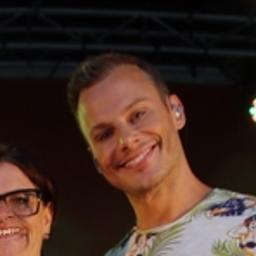
#> input picture dataset/real/real_1013.jpg, 256 x 256 px
$ python train.py
#> lines starting #> are read from the running program, lines starting #| are printed output that depends on the picture
### utils/forensic.py
import cv2
import numpy as np
from PIL import Image
from io import BytesIO

# -------------------------
# ELA MAP
# -------------------------
def ela_map(path, quality=90):
#> called with path = 'dataset/real/real_1013.jpg', quality = 90
    original = Image.open(path).convert("RGB")
#> original is the input picture: PIL image 256x256 RGB; mean R, G, B 66.8, 45.4, 36.9
    buffer = BytesIO()
    original.save(buffer, "JPEG", quality=quality)
    buffer.seek(0)
    recompressed = Image.open(buffer)

    diff = np.abs(np.array(original) - np.array(recompressed))
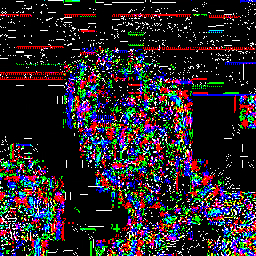
#> diff: shape (256, 256, 3); mean R, G, B 41.9, 36, 40.5
    diff = np.mean(diff, axis=2)
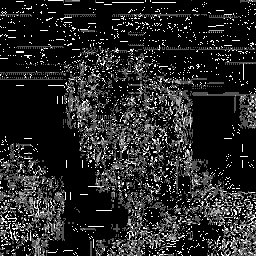
#> diff: shape (256, 256) float64; min 0, max 255, mean 39.5

    return cv2.resize(diff, (224, 224)).astype(np.uint8)
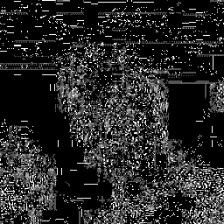
#> returned value: shape (224, 224); min 0, max 255, mean 39.3

# -------------------------
# NOISE MAP
# -------------------------
def noise_map(path):
#> called with path = 'dataset/real/real_1013.jpg'
    img = cv2.imread(path)
    gray = cv2.cvtColor(img, cv2.COLOR_BGR2GRAY)
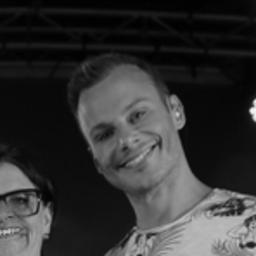
#> gray: shape (256, 256); min 0, max 246, mean 50.9
    blur = cv2.GaussianBlur(gray, (5, 5), 0)
    noise = cv2.absdiff(gray, blur)
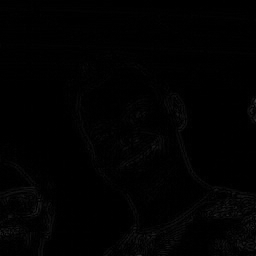
#> noise: shape (256, 256); min 0, max 52, mean 1.6

    return cv2.resize(noise, (224, 224))

# -------------------------
# CNN INPUT TENSOR
# -------------------------
def build_tensor(path):
    ela = ela_map(path)
    noise = noise_map(path)

    # normalize per-channel (IMPORTANT for stability)
    ela = ela / (np.max(ela) + 1e-6)
    noise = noise / (np.max(noise) + 1e-6)
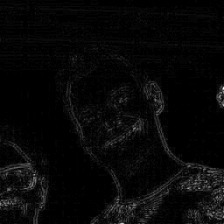
#> noise: shape (224, 224) float64; min 0, max 1, mean 0.0311

    return np.stack([ela, noise, noise], axis=-1).astype(np.float32)
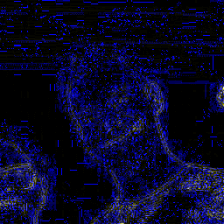
#> returned value: shape (224, 224, 3) float32; mean of channels 0, 1, 2 0.154, 0.0311, 0.0311; drawn as B, G, R

# -------------------------
# FORENSIC REASONS (IMPROVED)
# -------------------------
# [53 lines left out: functions forensic_reasons, generate_heatmap, not called in this run]

### train.py
import os
import numpy as np
import tensorflow as tf
from utils.forensic import build_tensor

# Prepare dataset
X, y = [], []
for label, folder in enumerate(["real", "fake"]):
    folder_path = f"dataset/{folder}"
    for img_file in os.listdir(folder_path):
        img_path = os.path.join(folder_path, img_file)
        try:
            tensor = build_tensor(img_path)
            X.append(tensor)
            y.append(label)
        except:
            continue
#> pass 2 of the loop `for label, folder in enumerate(["real", "fake"]):`:
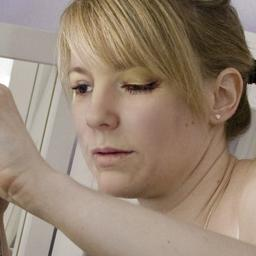
#> input picture dataset/fake/fake_0.jpg, 256 x 256 px
#> in ela_map, original is the input picture: PIL image 256x256 RGB; mean R, G, B 150.9, 131.9, 114.5
#> in noise_map (call 2), `gray = cv2.cvtColor(img, cv2.COLOR_BGR2GRAY)`:
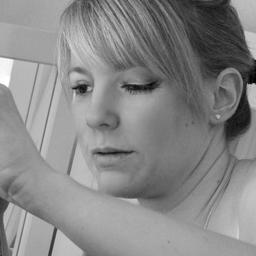
#> gray: shape (256, 256); min 1, max 255, mean 135.6
#> in build_tensor (call 2), `return np.stack([ela, noise, noise], axis=-1).astype(np.float32)`:
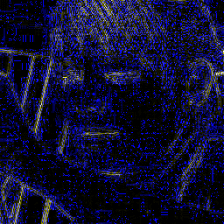
#> returned value: shape (224, 224, 3) float32; mean of channels 0, 1, 2 0.197, 0.0637, 0.0637; drawn as B, G, R

X = np.array(X)
y = np.array(y)
print("Dataset shape:", X.shape, "Labels shape:", y.shape)
#| Dataset shape: (2, 224, 224, 3) Labels shape: (2,)

# Lightweight CNN
model = tf.keras.Sequential([
#> (the run stopped early here; a loop or call above may not have finished)
